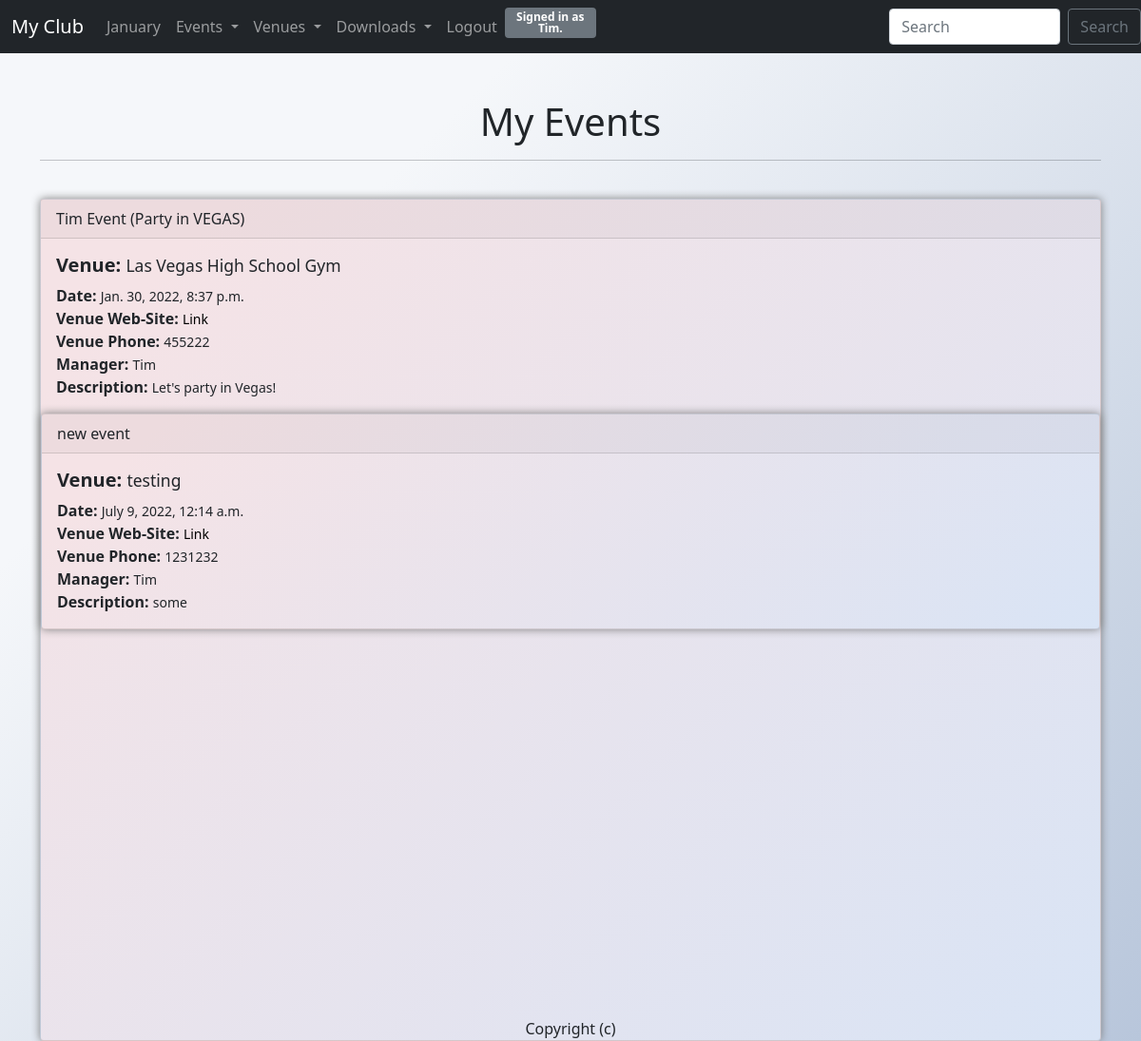
The app's page /my_events (signed in) with its own data.
### events/models.py (models this page shows, shortened)
class Event (models.Model):
     name = models.CharField('Event Name', max_length=55)
     event_date = models.DateTimeField('Event Date')
     venue = models.ForeignKey(Venue,  blank=True, null=True, on_delete=models.CASCADE)
     manager = models.ForeignKey(User, blank=True, null=True, on_delete=models.SET_NULL)
     description = models.TextField(blank=True)
     attendess = models.ManyToManyField(MyClubUser, blank=True)

class Venue (models.Model):
    name = models.CharField('Venue Name', max_length=55)
    address = models.CharField( max_length=300)
    zip_code = models.CharField('Zip Code', max_length=15)
    phone = models.IntegerField('Contact Phone')
    web = models.URLField('Website adress', blank = True)
    email_adress = models.EmailField('Email Adress', blank = True)
    owner = models.IntegerField('Venue Owner', blank=False, default=1)
    venue_image = models.ImageField(" Venue Image", null = True, blank = True, upload_to ="images/")

### events/views.py (the view)
# urls.py: path('my_events', views.my_events, name='my-events'),
@login_required
def my_events(request):
    user = request.user.id
    events = Event.objects.filter(manager=user).select_related("venue","manager")
    return render (request, 'events/my_events.html',{
        'events': events
    })

### events/templates/events/my_events.html (shortened to what this page needs)
{% extends 'events/layout.html' %}
{% block content  %}
<center>
    <h1>My Events</h1>
    <hr><br>
</center>
    {% for event in events  %}
    <div class="card">
        <div class="card-header">
            {{event.name}}
        </div>
        <div class="card-body">
            <h5 class="card-title"><strong>Venue: </strong> <small>{{event.venue.name}}</small></h5>
            <p class="card-text">
                <strong>Date: </strong> <small>{{event.event_date}}</small><br />
                <strong>Venue Web-Site: </strong> <small><a class="text"
                        href="{{event.venue.web}}">Link</small></a><br />
                <strong>Venue Phone: </strong> <small>{{event.venue.phone}}</small><br />
                <strong>Manager: </strong> <small>{{event.manager}}</small><br />
                <strong>Description: </strong> <small>{{event.description}}</small><br />
            </p>
        </div>
        {%empty%}
        <center>
        <h1>You don't have any events!</h1>
        </center>
        {% endfor %}
{% endblock content  %}

### events/templates/events/navbar.html (shortened to what this page needs)
<nav class="navbar navbar-expand-lg navbar-dark bg-dark">
  <div class="container-fluid">
    <a class="navbar-brand" href="{% url 'home' %}">My Club</a>
    <div class="collapse navbar-collapse " id="navbarSupportedContent">
      <ul class="navbar-nav me-auto mb-2 mb-lg-0">
        <li class="nav-item">
          <a class="nav-link" href="{% url 'home' '2022' 'January'%}">January</a>
        </li>
        <li class="nav-item dropdown ">
          <a class="nav-link dropdown-toggle" href="" id="navbarDropdown" role="button" data-bs-toggle="dropdown"
            aria-expanded="false">
            Events
          </a>
        </li>
        <li class="nav-item dropdown">
          <a class="nav-link dropdown-toggle" href="" id="navbarDropdown" role="button" data-bs-toggle="dropdown"
            aria-expanded="false">
            Venues
          </a>
        </li>
        {% if user.is_authenticated %}
        <li class="nav-item dropdown">
          <a class="nav-link dropdown-toggle" href="#" id="navbarDropdown" role="button" data-bs-toggle="dropdown"
            aria-expanded="false">
            Downloads
          </a>
        </li>
        {% endif %}
        {% if user.is_authenticated %}
        <li class="nav-item">
          <a href="" class="nav-link" data-bs-toggle="modal" data-bs-target="#exampleModal2">
            Logout
          </a>
        {% endif %}
        <li class="nav-item">
        <div class="float-start">
        {% if user.is_authenticated %}
        <div class="badge bg-secondary text-wrap" style="width: 6rem;">
          Signed in as <strong>{{ user.username }}</strong>.
          {% else %}
          <div class="badge bg-danger text-wrap" style="width: 6rem;">
            Not signed in.
            {% endif %}
          </div>
        </div>
    </div>
  </div>
  <form class="d-flex" method=POST action={% url 'search' %}>
    <input class="form-control me-2"
      style="background-color:white; background-image: linear-gradient(316deg, white 0%, white 74%);" type="search"
      placeholder="Search" aria-label="Search" name="searched">
    <button class="btn btn-outline-secondary" type="submit">Search</button>
  </form>
</nav>

### events/static/events/styles.css (style rules this page uses)
body { background-color: #b8c6db; background-image: linear-gradient(315deg, #b8c6db 0%, #f5f7fa 74%); }
.form-control { background-color: #f5e3e6; }
ul { list-style-type: none; }
.badge { color: white; }
.card { background-color: #d9e4f5; background-image: linear-gradient(315deg, #d9e4f5 0%, #f5e3e6 90%); box-shadow: 0 0 10px gray; }
a:link { text-decoration: none; }
html { min-height: 100%; }
.text { color: black; }

### records on screen
Event: name "Tim Event (Party in VEGAS)", venue.name "Las Vegas High School Gym", event_date "Jan. 30, 2022, 8:37 p.m.", venue.phone "455222", manager "Tim", description "Let's party in Vegas!"
Event: name "new event", venue.name "testing", event_date "July 9, 2022, 12:14 a.m.", venue.phone "1231232", manager "Tim", description "some"

### other values on screen
{{ user.username }} "Tim"
